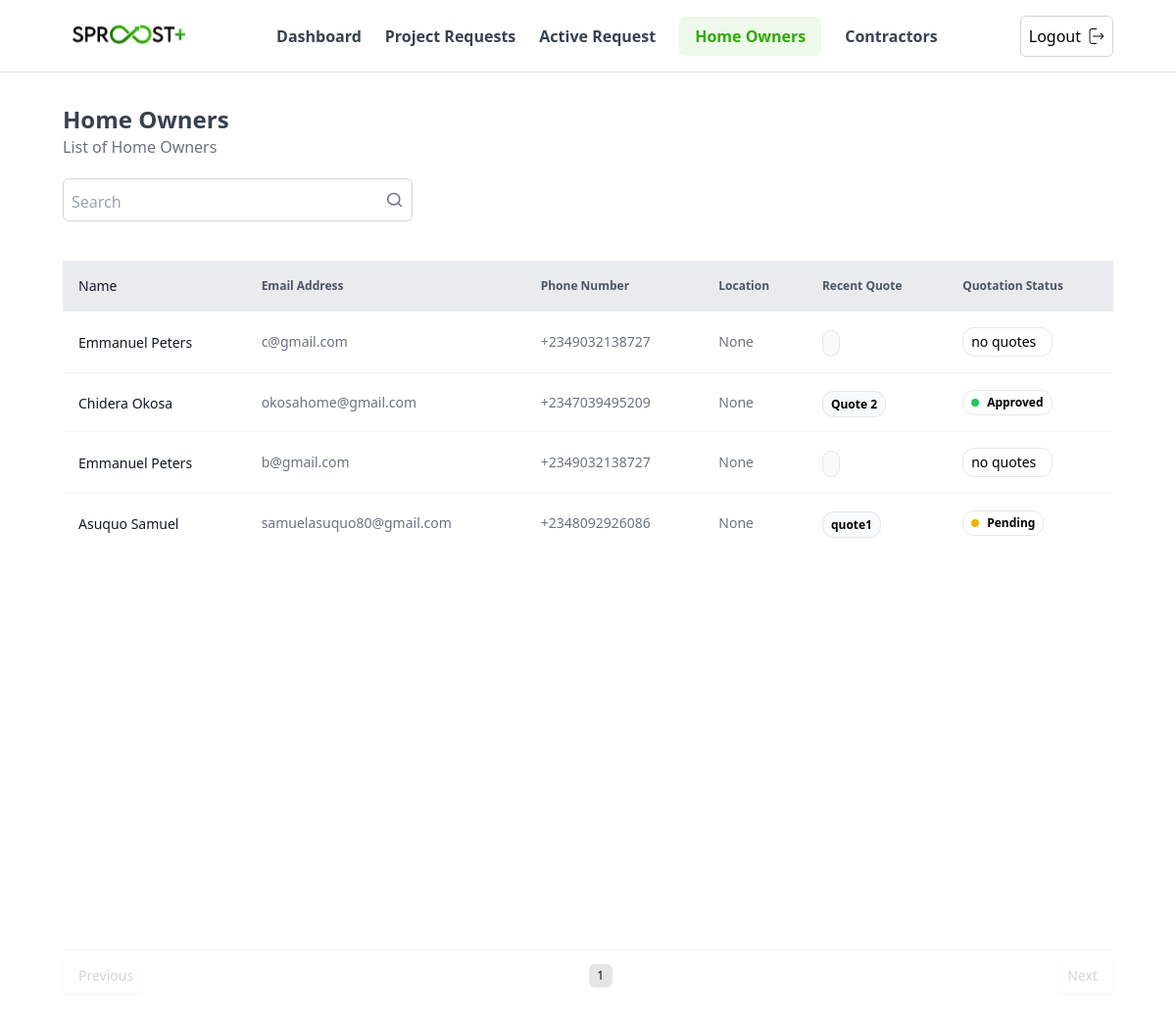
/user-admin/home-owners/ (signed in), run on the app's committed database.
### accounts/models.py (models this page shows)
class User(AbstractUser):
    phone_number = PhoneNumberField(null=False, blank=False)
    user_type = models.CharField(max_length = 3, choices = USER_TYPE_CHOICES)
    date_joined = models.DateTimeField(auto_now_add=True)

### profiles/models.py (models this page shows, shortened)
class UserProfile(models.Model):
    user = models.OneToOneField(User, on_delete=models.CASCADE, related_name = 'user_profile')
    address = AddressField(null = True)
    city = models.CharField(max_length = 50, null = True, blank = True)
    state_province = models.CharField(max_length = 50, null = True, blank = True)

### quotes/models.py (models this page shows, shortened)
class QuoteRequest(models.Model):
    user = models.ForeignKey("accounts.User", on_delete=models.CASCADE, null=False, related_name="quote_requests")
    uuid = models.UUIDField(default=uuid.uuid4, editable=False, unique=True)
    title = models.CharField(max_length=255, null=False)
    summary = models.TextField(null=False, max_length=257)
    status = models.CharField(max_length=255, choices=QuoteRequestStatus.choices, default=QuoteRequestStatus.pending, null=False)
    contact_phone = models.CharField(max_length=20, null=False)
    contact_email = models.EmailField(max_length=255, null=False)
    property_address = models.CharField(max_length=255, null=False)
    upload_date = models.DateTimeField(auto_now_add=True, null=False)
    media_paths = GenericRelation("main.Media")
    is_quote = models.BooleanField(default=True)
    objects = QuoteRequestManager()

### admins/views.py (the view, shortened to what this page needs)
# urls.py: path('home-owners/', views.homeOwnersListView, name="homeowners"),
@login_required
def homeOwnersListView(request):
    query = request.GET.get('q')
    home_owners = User.objects.filter(user_type='HO').select_related("user_profile").prefetch_related('quote_requests').order_by('-id')
    paginator = Paginator(home_owners, 10)  # Show 10 orders per page.
    page_number = request.GET.get('page')
    page_obj = paginator.get_page(page_number)
    context = {'homeowners': page_obj}
    return render(request, 'user_admin/home_owners.html', context)

### quotes/models.py (called while the page is built)
    @property
    def latest_quote(self):
        return self.order_by('-id').first()

### templates/user_admin/home_owners.html (shortened to what this page needs)
{% extends "user_admin/base.html" %}
{% load static %}
{% block navbar %}
    {% include "user_admin/navbar.html" %}
{% endblock navbar %}
{% block content %}
<main class="w-full px-[1rem] md:px-[4rem] flex flex-col gap-8 my-8">
    <div class="">
        <div class="mb-4">
            <h1 class="text-2xl font-semibold text-gray-700">Home Owners</h1>
            <p class="text-gray-500">List of Home Owners</p>
        </div>
        <div class="w-full flex items-center justify-between">
            <div class="w-1/3 group border border-gray-300 rounded-md justify-between gap-2 p-2 mt-1">
                <form class = "flex items-center ">
                    <input type="text" name="q" id="search" placeholder="Search" class="w-full h-full outline-none group-focus:outline-none mt-1 focus-visible:border-none border-none" />
                    <button type = "submit">
                        <img src="{% static 'svgs/search.svg' %}" alt="" class="w-[20px] h-[20px] object-contain" />
                    </button>
                </form>
            </div>
        </div>
    </div>
    <div class="w-full">
        <div class="w-full my-2 min-h-[65vh]">
            <table class="w-full">
                <thead class="h-10 bg-gray-200 bg-opacity-80">
                    <tr class="text-gray-600 text-xs font-medium">
                        <th class=" text-start p-4">
                            <div class="inline-flex items-center gap-4">
                                <h3 class="text-gray-900 text-sm font-medium capitalize">Name</h3>
                            </div>
                        </th>
                        <th class=" text-start p-4">Email Address</th>
                        <th class=" text-start p-4">Phone Number</th>
                        <th class=" text-start p-4">Location</th>
                        <th class=" text-start p-4">Recent Quote</th>
                        <th class=" text-start p-4">Quotation Status</th>
                    </tr>
                </thead>
                <tbody class="p-4">
                    {% if homeowners %}
                    {% for homeowner in homeowners %}
                    <tr class="border-b border-neutral-100 last:border-0">
                        <td class=" p-4">
                            <a href = {% url 'admins:update_home_owner' homeowner.pk %} class="inline-flex items-center gap-4">
                                <h3 class="text-gray-900 text-sm font-medium capitalize">{{homeowner.first_name}} {{homeowner.last_name}}</h3>
                            </a>
                        </td>
                        <td class=" p-4">
                            <div class="flex flex-col gap-1">
                                <span class="text-gray-500 text-sm">{{homeowner.email}}</span>
                            </div>
                        </td>
                        <td class=" p-4">
                            <div class="flex flex-col gap-1">
                                <span class="text-gray-500 text-sm">{{homeowner.phone_number}}</span>
                            </div>
                        </td>
                        <td class=" p-4">
                            <div class="flex flex-col gap-1">
                                <span class="text-gray-500 text-sm">{{homeowner.user_profile.address}}</span>
                            </div>
                        </td>
                        <td class=" p-4">
                            <span class=" font-semibold text-xs rounded-xl p-1 px-2 border border-neutral-150 bg-gray-50 bg-opacity-90  ">
                                {{homeowner.quote_requests.latest_quote.title}}
                            </span>
                        </td>
                        <td class="p-4 ">
                            <div class="inline-flex items-center gap-2 rounded-xl p-1 px-2 border border-neutral-150">
                                {% if homeowner.quote_requests.latest_quote.status%}
                                    <span class="w-2 h-2 rounded-full {% if homeowner.quote_requests.latest_quote.status|lower == 'approved' %} bg-green-500 {% elif homeowner.quote_requests.latest_quote.status|lower == 'pending' %} bg-yellow-500 {% else %} bg-red-500 {% endif %} "></span>
                                {% else %}
                                    <span class=" rounded-full text-sm">no quotes</span>
                                {% endif %}
                                <span class="font-semibold text-xs capitalize">
                                    {{homeowner.quote_requests.latest_quote.status}}
                                </span>
                            </div>
                        </td>
                    </tr>
                    {% endfor %}
                    {% else %}
                    <tr>
                        <td colspan="7" class="text-center text-gray-500 mt-5">No Home Owners found</td>
                    </tr>
                    {% endif %}
                </tbody>
            </table>
        </div>
        <div class="w-full my-8 flex items-center justify-between border-t border-neutral-100 pt-2 bg-white">
            {% if homeowners.has_previous %}
            <a  href="?page={{ homeowners.previous_page_number }}" class="paginationBtn flex items-center gap-2 p-2 outline-none border-none shadow-sm text-sm font-medium">
                <img src="{%  static 'svgs/arrow-left.svg' %}" alt="" class="" />
                <span class="text-gray-900 font-medium">Prev</span>
            </a>
            {% else %}
            <span class="flex items-center gap-2 p-2 outline-none border-none shadow-sm text-sm font-medium text-neutral-300">
                <span class="text-sm">Previous</span>
            </span>
            {% endif %}
            <div class="flex items-center gap-2">
                {% for num in homeowners.paginator.page_range %}
                    {% if homeowners.number == num %}
                        <span class="outline-none border-none h-4 w-4 text-xs md:h-6 md:w-6 bg-neutral-200 rounded-md p-2 flex items-center justify-center">{{ num }}</span>
                    {% elif num >= homeowners.number|add:'-3' and num <= homeowners.number|add:'3' %}
                        <a href="?page={{ num }}" class="paginationBtn outline-none border-none h-4 w-4 text-xs md:h-6 md:w-6 rounded-md p-2 flex items-center justify-center">{{ num }}</a>
                    {% endif %}
                {% endfor %}
            </div>
            {% if homeowners.has_next %}
                <a href="?page={{ homeowners.next_page_number }}" class="paginationBtn flex items-center gap-2 p-2 outline-none border-none shadow-sm text-sm font-medium">
                    <span class="text-gray-900 font-medium">Next</span>
                    <img src="{%  static 'svgs/arrow-right.svg' %}" alt="" class="" />
                </a>
            {% else %}
                <span class="flex items-center gap-2 p-2 outline-none border-none shadow-sm text-sm font-medium text-neutral-300">
                    <span class="text-sm">Next</span>
                </span>
            {% endif %}
        </div>
    </div>
</main>
{% endblock %}

### data on the page
User: first_name "Emmanuel", last_name "Peters", email "c@gmail.com", phone_number "+2349032138727", user_profile.address "None", shows "no quotes"
User: first_name "Chidera", last_name "Okosa", email "okosahome@gmail.com", phone_number "+2347039495209", user_profile.address "None", quote_requests.latest_quote "Quote 2", quote_requests.latest_quote.status "Approved"
User: first_name "Emmanuel", last_name "Peters", email "b@gmail.com", phone_number "+2349032138727", user_profile.address "None", shows "no quotes"
User: first_name "Asuquo", last_name "Samuel", email "samuelasuquo80@gmail.com", phone_number "+2348092926086", user_profile.address "None", quote_requests.latest_quote "quote1", quote_requests.latest_quote.status "Pending"

### other printed values
{{ num }} "1"
